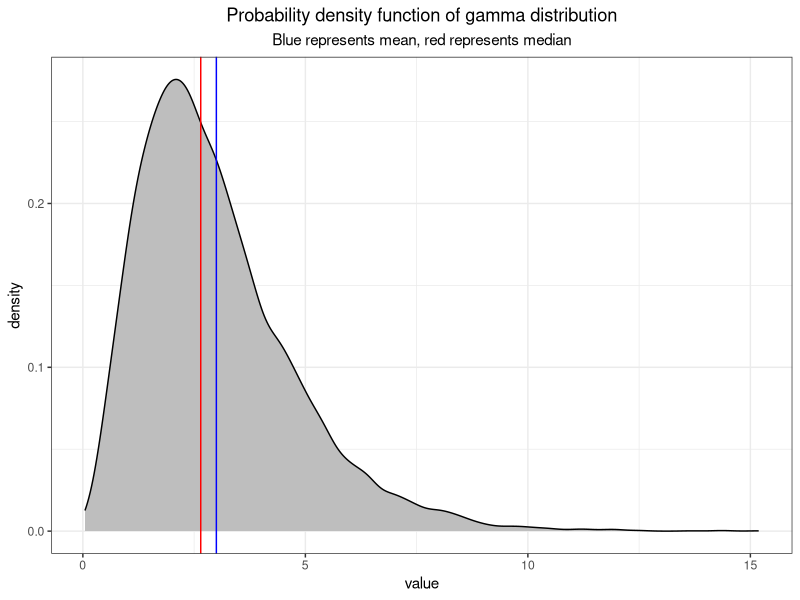
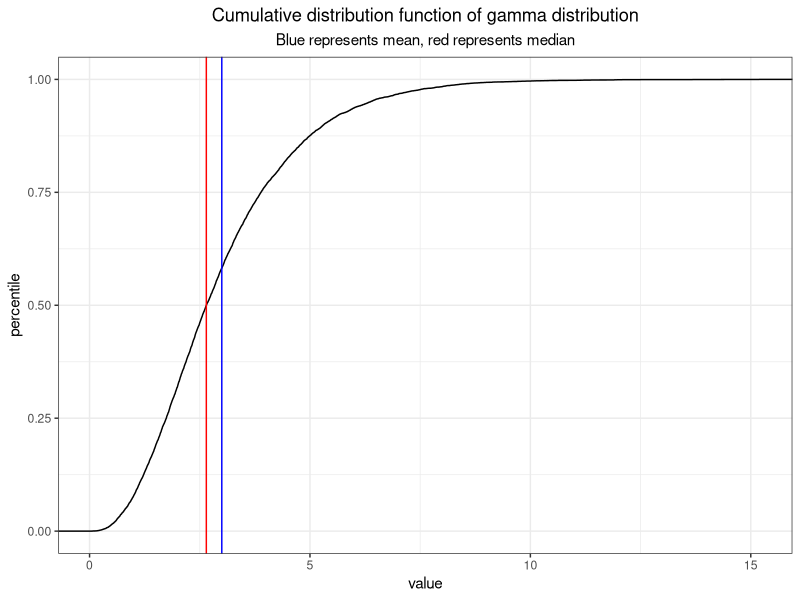
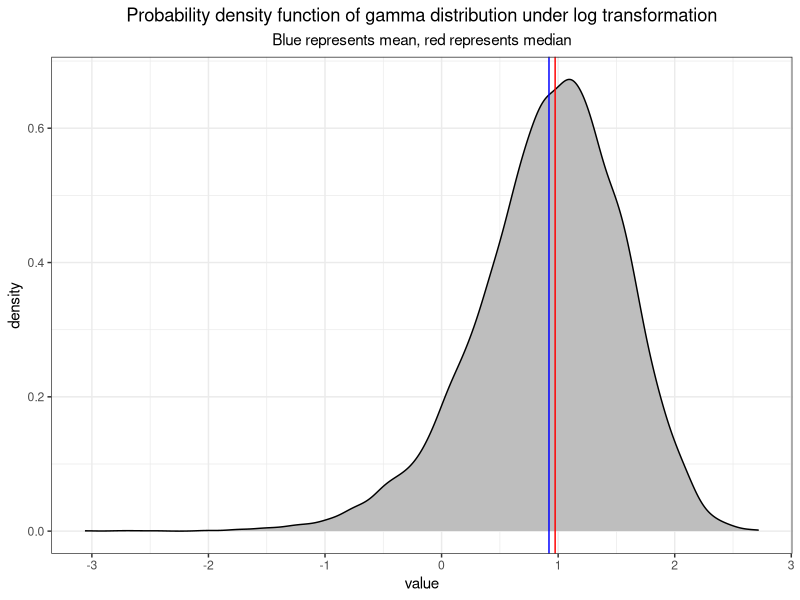
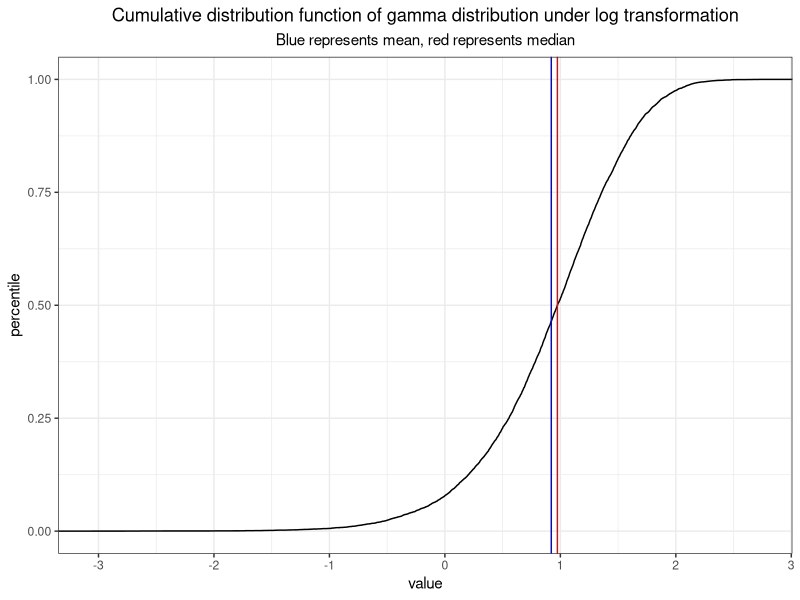
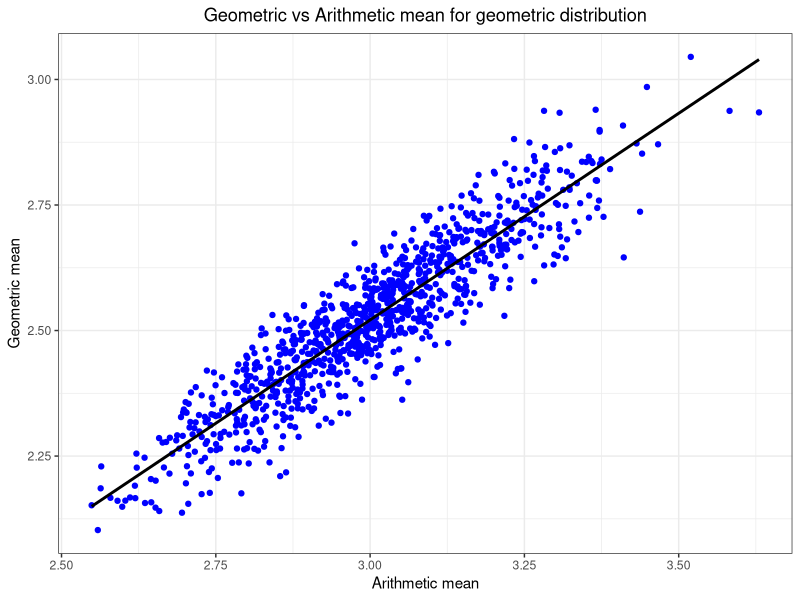
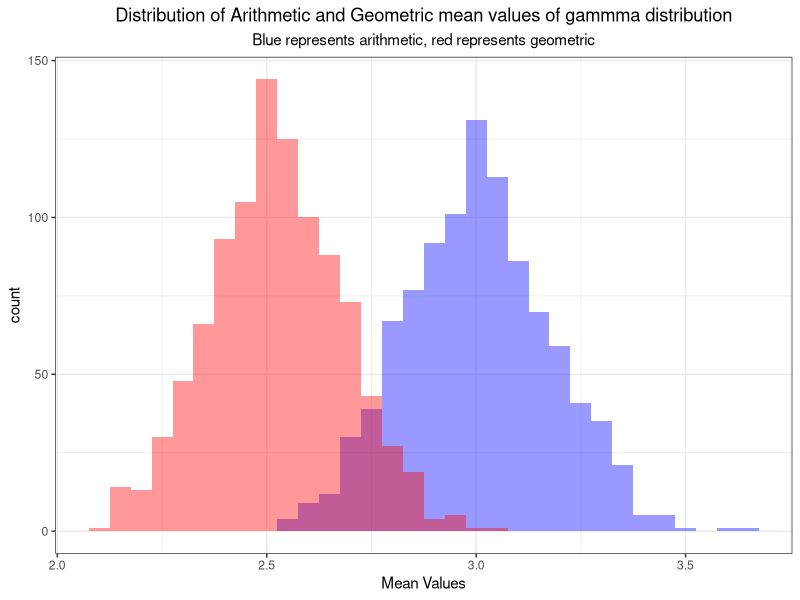
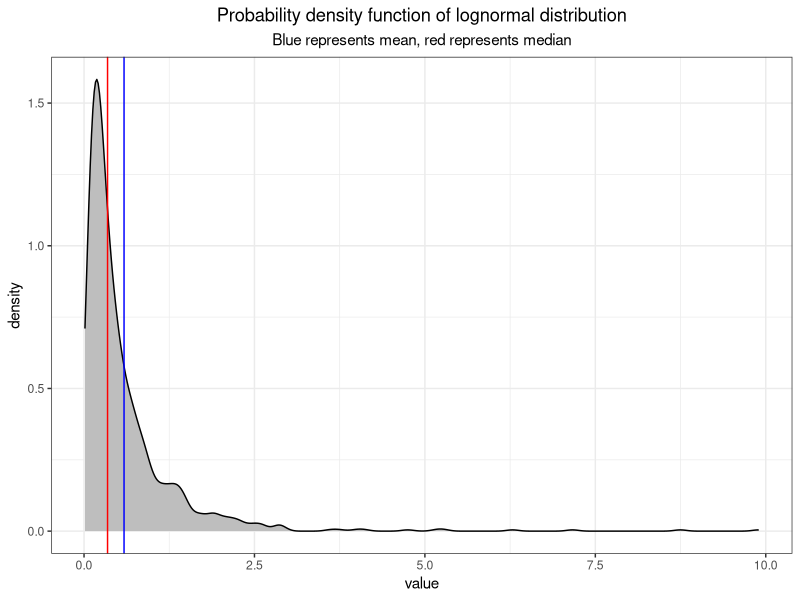
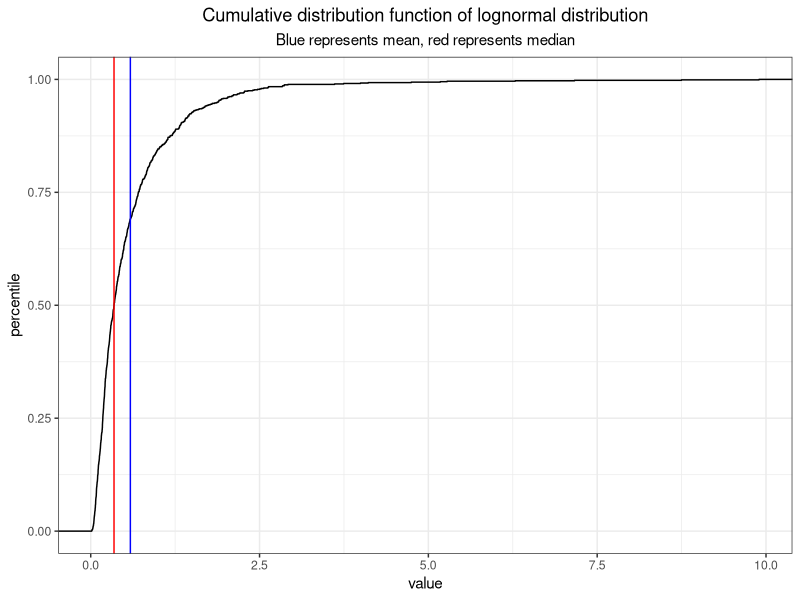

Generate these figures, in order, with R:
## ---- chunk 1
knitr::opts_chunk$set(echo=TRUE, warning=FALSE, message=FALSE, cache=TRUE)
## ---- chunk 2
library(tidyverse)
## ---- chunk 3
pdf <- function(df, type, var) {
  ggplot(df) +
    geom_density(aes(x = type), fill = "grey") +
    geom_vline(aes(xintercept = mean(type)), color = "blue") +
    geom_vline(aes(xintercept = median(type)), color = "red") +
    labs(title = sprintf("Probability density function of %s",var),
         subtitle = "Blue represents mean, red represents median",
         x = "value") +
    theme_bw() +
    theme(plot.title = element_text(hjust=0.5),
          plot.subtitle = element_text(hjust=0.5))
}

cdf <- function(df, type, var) {
    ggplot(df, aes(type)) + 
    stat_ecdf(geom = "step", color = "black") +
    geom_vline(aes(xintercept = mean(type)), color = "blue") +
    geom_vline(aes(xintercept = median(type)), color = "red") +
    labs(title = sprintf("Cumulative distribution function of %s", var),
         subtitle = "Blue represents mean, red represents median",
         x = "value",
         y = "percentile") +
    theme_bw() +
    theme(plot.title = element_text(hjust=0.5),
          plot.subtitle = element_text(hjust=0.5))
}

arith_vs_geom <- function(d, var) {
  ggplot(d) +
    geom_point(aes(x = arithmetic, y = geometric), color = "blue") +
    geom_smooth(aes(x = arithmetic, y = geometric), method = "lm",
                color = "black", se = FALSE) +
    labs(title=sprintf("Geometric vs Arithmetic mean for %s", var),
         x = "Arithmetic mean",
         y = "Geometric mean") +
    theme_bw() +
    theme(plot.title = element_text(hjust=0.5),
          plot.subtitle = element_text(hjust=0.5))
}

hist_plot <- function(d, var, n) {
  ggplot(d) +
    geom_histogram(aes(x = arithmetic), binwidth=n,fill= "blue",alpha =0.4) +
    geom_histogram(aes(x = geometric), binwidth=n,fill = "red", alpha =0.4) +
    labs(x = "Mean Values", 
         title= sprintf("Distribution of Arithmetic and Geometric mean values of %s", var), subtitle = "Blue represents arithmetic, red represents geometric") +
    theme_bw() +
    theme(plot.title = element_text(hjust=0.5),
          plot.subtitle = element_text(hjust=0.5))
}
## ---- chunk 4
gamma <- rgamma(10000, shape=3, scale=1)
x <- 1:10000
loggamma <- log(gamma)
df_gamma <- data.frame(x = x, gamma = gamma,loggamma = loggamma)
pdf(df_gamma, gamma, "gamma distribution")
cdf(df_gamma, gamma, "gamma distribution")
## ---- chunk 5
pdf(df_gamma, loggamma, "gamma distribution under log transformation")
cdf(df_gamma, loggamma, "gamma distribution under log transformation")
## ---- chunk 6
d <- data.frame()
  for (i in 1:1000) {
      n <- rgamma(100, shape=3, scale=1)
      d[i,1] <- mean(n)
      d[i,2] <- exp(mean(log(n)))
  }
d <- d %>% 
  rename(arithmetic = V1, geometric = V2)
arith_vs_geom(d, "geometric distribution")
## ---- chunk 7
hist_plot(d, "gammma distribution", 0.05)
## ---- chunk 8
lnorm <- rlnorm(1000, meanlog = -1, sdlog = 1)
loglnorm <- log(lnorm)
x <- 1:1000
df_lnorm <- data.frame(x = x, lnorm = lnorm, loglnorm = loglnorm)
pdf(df_lnorm, lnorm, "lognormal distribution")
cdf(df_lnorm, lnorm, "lognormal distribution")
## ---- chunk 9
pdf(df_lnorm, loglnorm, "lognormal distribution under log transformation")
cdf(df_lnorm, loglnorm, "lognormal distribution under log transformation")
## ---- chunk 10
d <- data.frame()
  for (i in 1:1000) {
      n <- rlnorm(100, meanlog=-1, sdlog= 1)
      d[i,1] <- mean(n)
      d[i,2] <- exp(mean(log(n)))
  }
d <- d %>% 
  rename(arithmetic = V1, geometric = V2)
arith_vs_geom(d, "lognormal distribution")
## ---- chunk 11
hist_plot(d, "lognormal distribution",0.01)
## ---- chunk 12
unif <- runif(1000, min = 0, max = 1)
logunif <- log(unif)
x <- 1:1000
df_unif <- data.frame(x = x, unif = unif, logunif = logunif)
pdf(df_unif, unif, "uniform distribution")
cdf(df_unif, unif, "uniform distribution")
## ---- chunk 13
pdf(df_unif, logunif, "uniform distribution under log transformation")
cdf(df_unif, logunif, "uniform distribution under log transformation")
## ---- chunk 14
d <- data.frame()
  for (i in 1:1000) {
      n <- rlnorm(100, meanlog=-1, sdlog= 1)
      d[i,1] <- mean(n)
      d[i,2] <- exp(mean(log(n)))
  }
d <- d %>% 
  rename(arithmetic = V1, geometric = V2)
arith_vs_geom(d, "uniform distribution")
## ---- chunk 15
hist_plot(d, "uniform distribution",0.01)
